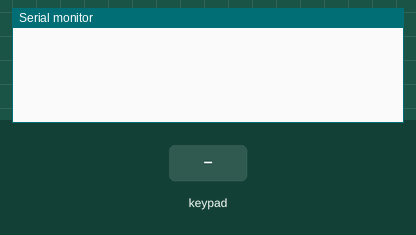
Simulated run of this sketch. Board: Arduino Mega 2560, built with avr-gcc and run on an emulated ATmega2560. Shown: the last lines printed to the serial monitor. Wiring (inferred from the names in the program): 4×6 keypad (labels assumed): rows pin 22, pin 19, pin 21, pin 20; columns pin 13, pin 12, pin 11, pin 10, pin 9, pin 6. The inputs (shaded band) are chosen by the test bench.

Above: at 1.2 s.
1.3 s: key '1' pressed
At 1.9 s:
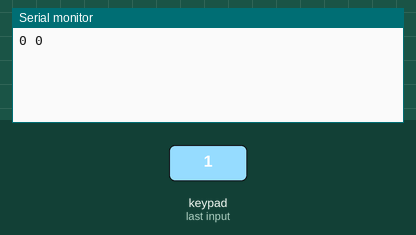
2.9 s: keypad keys 1 2 pressed 0.4 s apart
At 4.0 s:
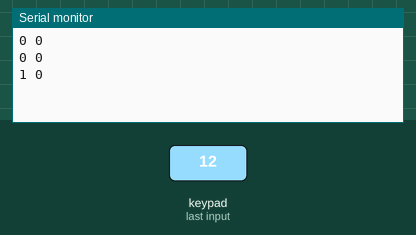
5.2 s: key '4' pressed
At 5.6 s:
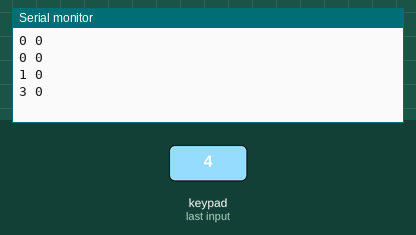
6.7 s: keypad keys 1 2 A pressed 0.4 s apart
At 8.7 s:
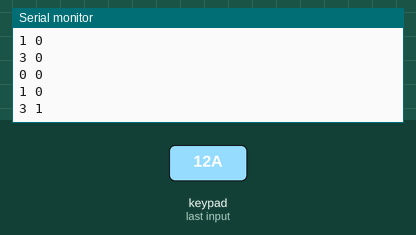
Timing chart, 0 to 10.2 s (numbered marks = the images above; inputs shaded):
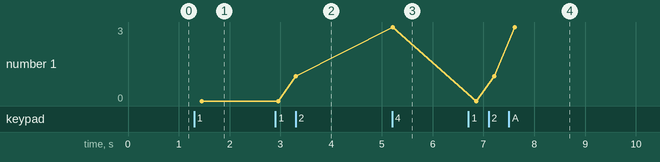

The sketch:

sketch_numpad_read.ino
```cpp
#define ROW_0 22
#define ROW_1 19
#define ROW_2 21
#define ROW_3 20

#define COL_0 13
#define COL_1 12
#define COL_2 11
#define COL_3 10
#define COL_4 9
#define COL_5 6

#define DIGITAL_OFF 0
#define DIGITAL_ON 1

int rows[] = {ROW_0, ROW_1, ROW_2, ROW_3};
int cols[] = {COL_0, COL_1, COL_2, COL_3, COL_4, COL_5};
int current = 0;

void setup() {
  pinMode(ROW_0, INPUT_PULLUP);
  pinMode(ROW_1, INPUT_PULLUP);
  pinMode(ROW_2, INPUT_PULLUP);
  pinMode(ROW_3, INPUT_PULLUP);
  pinMode(COL_0, OUTPUT);
  pinMode(COL_1, OUTPUT);
  pinMode(COL_2, OUTPUT);
  pinMode(COL_3, OUTPUT);
  pinMode(COL_4, OUTPUT);
  pinMode(COL_5, OUTPUT);
  Serial.begin(9600);
}

void setAllToValue(int val) {
  digitalWrite(COL_0, val);
  digitalWrite(COL_1, val);
  digitalWrite(COL_2, val);
  digitalWrite(COL_3, val);
  digitalWrite(COL_4, val);
  digitalWrite(COL_5, val);
}

void activateOneRow(int row) {
  setAllToValue(DIGITAL_ON);
  digitalWrite(row, DIGITAL_OFF);
}

void loop() {
  current = (current + 1) % 6;
  activateOneRow(cols[current]);
  for (int i = 0; i < 4; i++) {
    int val = digitalRead(rows[i]);
    if (val == 0) {
      Serial.print(current);
      Serial.print(" ");
      Serial.print(i);
      Serial.print("\n");
    }
  }
  delay(50);
}
```

Measured:
- after the input at 1.3 s, the serial monitor: prints a new line after 0.15 s (image 1)
- after the input at 2.9 s, the serial monitor: prints a new line after 0.41 s (image 2)
- after the input at 5.2 s, the serial monitor: prints a new line at once (image 3)
- after the input at 6.7 s, the serial monitor: prints a new line after 0.16 s (image 4)
- plotted number 1: 0 → 1 after the input at 2.9 s, 1 → 3 after the input at 5.2 s
